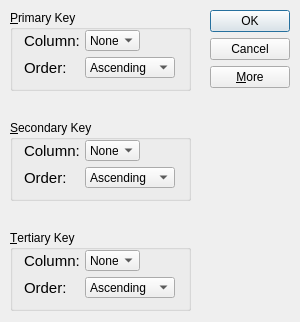
<?xml version="1.0" encoding="UTF-8"?>
<ui version="4.0">
 <class>SortDialog</class>
 <widget class="QDialog" name="SortDialog">
  <property name="geometry">
   <rect>
    <x>0</x>
    <y>0</y>
    <width>300</width>
    <height>322</height>
   </rect>
  </property>
  <property name="windowTitle">
   <string>Sort</string>
  </property>
  <widget class="QGroupBox" name="primaryGroupBox">
   <property name="geometry">
    <rect>
     <x>10</x>
     <y>10</y>
     <width>181</width>
     <height>81</height>
    </rect>
   </property>
   <property name="title">
    <string>&amp;Primary Key</string>
   </property>
   <widget class="QWidget" name="">
    <property name="geometry">
     <rect>
      <x>14</x>
      <y>20</y>
      <width>151</width>
      <height>48</height>
     </rect>
    </property>
    <layout class="QGridLayout" name="gridLayout">
     <item row="0" column="0">
      <widget class="QLabel" name="columnLabel">
       <property name="font">
        <font>
         <pointsize>11</pointsize>
        </font>
       </property>
       <property name="text">
        <string>Column:</string>
       </property>
      </widget>
     </item>
     <item row="0" column="1">
      <widget class="QComboBox" name="columnComboBox">
       <property name="sizeAdjustPolicy">
        <enum>QComboBox::AdjustToContents</enum>
       </property>
       <item>
        <property name="text">
         <string>None</string>
        </property>
       </item>
      </widget>
     </item>
     <item row="0" column="2">
      <spacer name="horizontalSpacer">
       <property name="orientation">
        <enum>Qt::Horizontal</enum>
       </property>
       <property name="sizeType">
        <enum>QSizePolicy::Expanding</enum>
       </property>
       <property name="sizeHint" stdset="0">
        <size>
         <width>40</width>
         <height>20</height>
        </size>
       </property>
      </spacer>
     </item>
     <item row="1" column="0">
      <widget class="QLabel" name="orderLabel">
       <property name="font">
        <font>
         <pointsize>11</pointsize>
        </font>
       </property>
       <property name="text">
        <string>Order:</string>
       </property>
      </widget>
     </item>
     <item row="1" column="1" colspan="2">
      <widget class="QComboBox" name="orderComboBox">
       <property name="sizeAdjustPolicy">
        <enum>QComboBox::AdjustToContents</enum>
       </property>
       <item>
        <property name="text">
         <string>Ascending</string>
        </property>
       </item>
       <item>
        <property name="text">
         <string>Descending</string>
        </property>
       </item>
      </widget>
     </item>
    </layout>
   </widget>
  </widget>
  <widget class="QGroupBox" name="secondaryGroupBox">
   <property name="geometry">
    <rect>
     <x>10</x>
     <y>120</y>
     <width>181</width>
     <height>81</height>
    </rect>
   </property>
   <property name="title">
    <string>&amp;Secondary Key</string>
   </property>
   <widget class="QWidget" name="layoutWidget">
    <property name="geometry">
     <rect>
      <x>14</x>
      <y>20</y>
      <width>151</width>
      <height>48</height>
     </rect>
    </property>
    <layout class="QGridLayout" name="gridLayout_2">
     <item row="0" column="0">
      <widget class="QLabel" name="columnLabel_2">
       <property name="font">
        <font>
         <pointsize>11</pointsize>
        </font>
       </property>
       <property name="text">
        <string>Column:</string>
       </property>
      </widget>
     </item>
     <item row="0" column="1">
      <widget class="QComboBox" name="columnComboBox_2">
       <property name="sizeAdjustPolicy">
        <enum>QComboBox::AdjustToContents</enum>
       </property>
       <item>
        <property name="text">
         <string>None</string>
        </property>
       </item>
      </widget>
     </item>
     <item row="0" column="2">
      <spacer name="horizontalSpacer_2">
       <property name="orientation">
        <enum>Qt::Horizontal</enum>
       </property>
       <property name="sizeType">
        <enum>QSizePolicy::Expanding</enum>
       </property>
       <property name="sizeHint" stdset="0">
        <size>
         <width>40</width>
         <height>20</height>
        </size>
       </property>
      </spacer>
     </item>
     <item row="1" column="0">
      <widget class="QLabel" name="orderLabel_2">
       <property name="font">
        <font>
         <pointsize>11</pointsize>
        </font>
       </property>
       <property name="text">
        <string>Order:</string>
       </property>
      </widget>
     </item>
     <item row="1" column="1" colspan="2">
      <widget class="QComboBox" name="orderComboBox_2">
       <property name="sizeAdjustPolicy">
        <enum>QComboBox::AdjustToContents</enum>
       </property>
       <item>
        <property name="text">
         <string>Ascending</string>
        </property>
       </item>
       <item>
        <property name="text">
         <string>Descending</string>
        </property>
       </item>
      </widget>
     </item>
    </layout>
   </widget>
  </widget>
  <widget class="QGroupBox" name="tertiaryGroupBox">
   <property name="geometry">
    <rect>
     <x>10</x>
     <y>230</y>
     <width>181</width>
     <height>81</height>
    </rect>
   </property>
   <property name="title">
    <string>&amp;Tertiary Key</string>
   </property>
   <widget class="QWidget" name="layoutWidget_2">
    <property name="geometry">
     <rect>
      <x>14</x>
      <y>20</y>
      <width>151</width>
      <height>48</height>
     </rect>
    </property>
    <layout class="QGridLayout" name="gridLayout_3">
     <item row="0" column="0">
      <widget class="QLabel" name="columnLabel_3">
       <property name="font">
        <font>
         <pointsize>11</pointsize>
        </font>
       </property>
       <property name="text">
        <string>Column:</string>
       </property>
      </widget>
     </item>
     <item row="0" column="1">
      <widget class="QComboBox" name="columnComboBox_3">
       <property name="sizeAdjustPolicy">
        <enum>QComboBox::AdjustToContents</enum>
       </property>
       <item>
        <property name="text">
         <string>None</string>
        </property>
       </item>
      </widget>
     </item>
     <item row="0" column="2">
      <spacer name="horizontalSpacer_3">
       <property name="orientation">
        <enum>Qt::Horizontal</enum>
       </property>
       <property name="sizeType">
        <enum>QSizePolicy::Expanding</enum>
       </property>
       <property name="sizeHint" stdset="0">
        <size>
         <width>40</width>
         <height>20</height>
        </size>
       </property>
      </spacer>
     </item>
     <item row="1" column="0">
      <widget class="QLabel" name="orderLabel_3">
       <property name="font">
        <font>
         <pointsize>11</pointsize>
        </font>
       </property>
       <property name="text">
        <string>Order:</string>
       </property>
      </widget>
     </item>
     <item row="1" column="1" colspan="2">
      <widget class="QComboBox" name="orderComboBox_3">
       <property name="sizeAdjustPolicy">
        <enum>QComboBox::AdjustToContents</enum>
       </property>
       <item>
        <property name="text">
         <string>Ascending</string>
        </property>
       </item>
       <item>
        <property name="text">
         <string>Descending</string>
        </property>
       </item>
      </widget>
     </item>
    </layout>
   </widget>
  </widget>
  <widget class="QWidget" name="">
   <property name="geometry">
    <rect>
     <x>210</x>
     <y>10</y>
     <width>77</width>
     <height>83</height>
    </rect>
   </property>
   <layout class="QVBoxLayout" name="verticalLayout">
    <property name="sizeConstraint">
     <enum>QLayout::SetFixedSize</enum>
    </property>
    <item>
     <widget class="QPushButton" name="okButton">
      <property name="text">
       <string>OK</string>
      </property>
      <property name="autoDefault">
       <bool>false</bool>
      </property>
      <property name="default">
       <bool>true</bool>
      </property>
     </widget>
    </item>
    <item>
     <widget class="QPushButton" name="cancelButton">
      <property name="text">
       <string>Cancel</string>
      </property>
     </widget>
    </item>
    <item>
     <widget class="QPushButton" name="moreButton">
      <property name="text">
       <string>&amp;More</string>
      </property>
      <property name="checkable">
       <bool>true</bool>
      </property>
     </widget>
    </item>
   </layout>
  </widget>
 </widget>
 <tabstops>
  <tabstop>columnComboBox</tabstop>
  <tabstop>orderComboBox</tabstop>
  <tabstop>columnComboBox_2</tabstop>
  <tabstop>orderComboBox_2</tabstop>
  <tabstop>columnComboBox_3</tabstop>
  <tabstop>orderComboBox_3</tabstop>
  <tabstop>okButton</tabstop>
  <tabstop>cancelButton</tabstop>
  <tabstop>moreButton</tabstop>
 </tabstops>
 <resources/>
 <connections>
  <connection>
   <sender>okButton</sender>
   <signal>clicked()</signal>
   <receiver>SortDialog</receiver>
   <slot>accept()</slot>
   <hints>
    <hint type="sourcelabel">
     <x>248</x>
     <y>22</y>
    </hint>
    <hint type="destinationlabel">
     <x>199</x>
     <y>13</y>
    </hint>
   </hints>
  </connection>
  <connection>
   <sender>cancelButton</sender>
   <signal>clicked()</signal>
   <receiver>SortDialog</receiver>
   <slot>reject()</slot>
   <hints>
    <hint type="sourcelabel">
     <x>247</x>
     <y>52</y>
    </hint>
    <hint type="destinationlabel">
     <x>193</x>
     <y>50</y>
    </hint>
   </hints>
  </connection>
  <connection>
   <sender>moreButton</sender>
   <signal>toggled(bool)</signal>
   <receiver>secondaryGroupBox</receiver>
   <slot>setVisible(bool)</slot>
   <hints>
    <hint type="sourcelabel">
     <x>251</x>
     <y>80</y>
    </hint>
    <hint type="destinationlabel">
     <x>189</x>
     <y>153</y>
    </hint>
   </hints>
  </connection>
  <connection>
   <sender>moreButton</sender>
   <signal>toggled(bool)</signal>
   <receiver>tertiaryGroupBox</receiver>
   <slot>setVisible(bool)</slot>
   <hints>
    <hint type="sourcelabel">
     <x>269</x>
     <y>82</y>
    </hint>
    <hint type="destinationlabel">
     <x>182</x>
     <y>255</y>
    </hint>
   </hints>
  </connection>
 </connections>
</ui>
